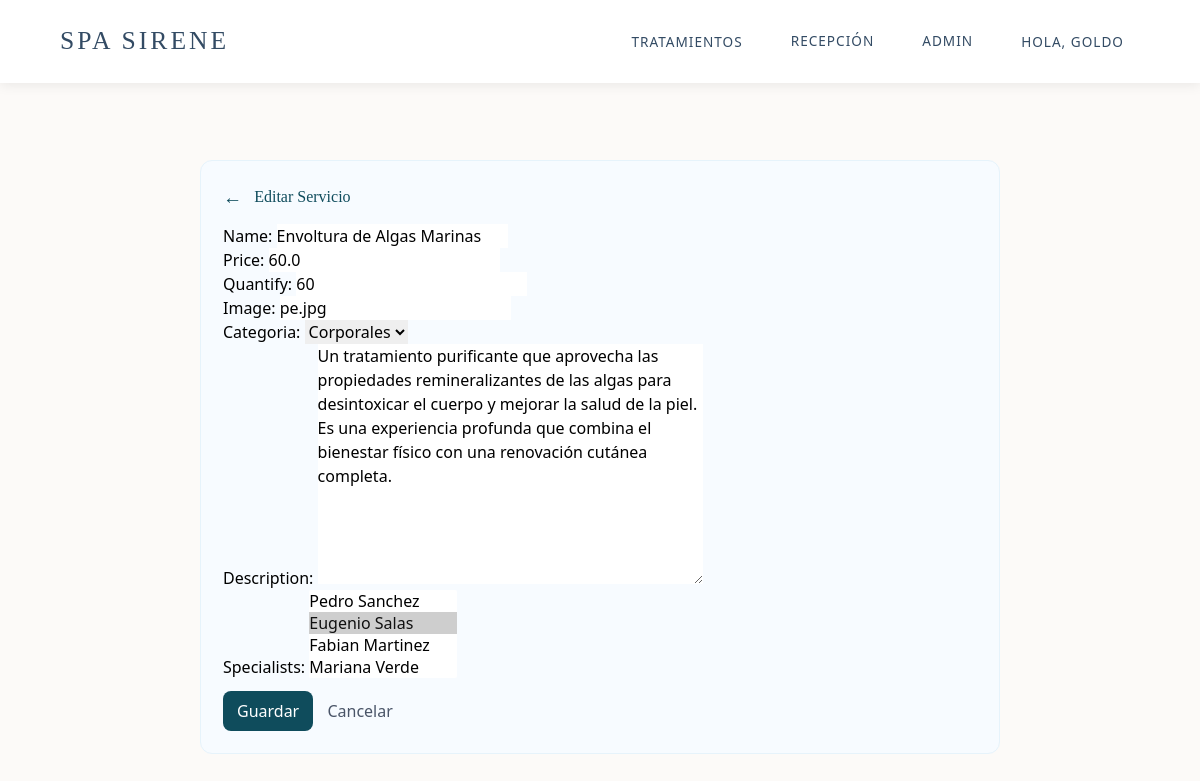
The app's page /spa/admin-panel/services/6/edit/ (signed in) with its own data.
### coffee/models.py (models this page shows, shortened)
class Servicio(models.Model):
    CATEGORY_CHOICES = [
        ('FACIAL', 'Faciales'),
        ('CORPORAL', 'Corporales'),
    ]
    name = models.CharField(max_length=255)
    price = models.FloatField()
    quantify = models.IntegerField()  # Representa la duración en minutos
    image = models.CharField(max_length=2083)
    categoria = models.CharField(max_length=20, choices=CATEGORY_CHOICES, default='FACIAL')
    description = models.TextField(null=True, blank=True)
    specialist = models.CharField(max_length=255, null=True, blank=True)
    specialists = models.ManyToManyField('Specialist', blank=True, related_name='services')

class Specialist(models.Model):
    name = models.CharField(max_length=255)
    available = models.BooleanField(default=True)
    email = models.EmailField(null=True, blank=True)
    class Meta:
        verbose_name = 'Specialist'
        verbose_name_plural = 'Specialists'
    def __str__(self):
        return self.name

### coffee/views.py (the view)
# urls.py: path('admin-panel/services/<int:pk>/edit/', views.admin_service_edit, name='admin_service_edit'),
@login_required
@group_required('AdminSuperior')
def admin_service_edit(request, pk):
    serv = get_object_or_404(Servicio, pk=pk)
    if request.method == 'POST':
        form = ServicioForm(request.POST, instance=serv)
        if form.is_valid():
            form.save()
            messages.success(request, 'Servicio actualizado.')
            return redirect('admin_services_list')
    else:
        form = ServicioForm(instance=serv)
    return render(request, 'admin/service_form.html', {'form': form, 'servicio': serv})

### coffee/forms.py
class ServicioForm(forms.ModelForm):
    class Meta:
        model = Servicio
        fields = ['name', 'price', 'quantify', 'image', 'categoria', 'description', 'specialists']

### coffee/context_processors.py (called while the page is built)
def role_flags(request):
    user = getattr(request, 'user', None)
    is_receptionist = False
    is_admin_superior = False
    try:
        if user and user.is_authenticated:
            if user.is_superuser or user.is_staff:
                is_receptionist = user.is_superuser or ('receptionist' in [g.lower() for g in user.groups.values_list('name', flat=True)])
                is_admin_superior = True
            else:
                groups = [g.lower() for g in user.groups.values_list('name', flat=True)]
                is_receptionist = 'receptionist' in groups or 'recepcionista' in groups
                is_admin_superior = 'adminsuperior' in groups or 'admin_superior' in groups
    except Exception:
        pass
    return {'is_receptionist': is_receptionist, 'is_admin_superior': is_admin_superior}

### coffee/views.py (called while the page is built)
def in_group(user, group_name):
    if not user or not user.is_authenticated:
        return False
    if user.is_superuser:
        return True
    return user.groups.filter(name=group_name).exists()

def group_required(group_name):
    return user_passes_test(lambda u: in_group(u, group_name))

### coffee/templates/admin/service_form.html (shortened to what this page needs)
{% extends 'base.html' %}
{% block content %}
<div style="max-width:800px;margin:60px auto;padding:22px;background:#f7fbff;border-radius:12px;border:1px solid #e6f3fb;">
    <div style="display:flex;align-items:center;justify-content:space-between;">
        <div style="display:flex;align-items:center;gap:12px;">
            <a href="{% url 'admin_services_list' %}" style="text-decoration:none;color:#0f4c5c;font-size:1.2rem;">←</a>
            <h2 style="color:#0f4c5c;font-family:'Playfair Display', serif;margin:0;">{% if servicio %}Editar{% else %}Agregar{% endif %} Servicio</h2>
        </div>
    </div>
    <form method="post" style="margin-top:12px;">
        {{ form.as_p }}
        <div style="margin-top:12px;">
            <button type="submit" style="background:#0f4c5c;color:white;padding:8px 14px;border-radius:8px;border:none;">Guardar</button>
            <a href="{% url 'admin_services_list' %}" style="margin-left:10px;color:#4a5568;">Cancelar</a>
        </div>
    </form>
</div>
{% endblock %}

### coffee/templates/base.html (shortened to what this page needs)
<!doctype html>
<html lang="es">
{% load static %}
<head>
    <link rel="stylesheet" href="{% static 'css/styles.css' %}">
    <script src="https://cdn.tailwindcss.com"></script>
</head>
<body>
    <nav class="nav-sirene">
        <a href="{% url 'index' %}" class="brand">SPA SIRENE</a>
        <div class="nav-links">
            <div class="nav-item has-dropdown">
                <a href="{% url 'home' %}" class="nav-link">Tratamientos</a>
            </div>
            {% if user.is_authenticated %}
                {% if is_receptionist %}
                    <a href="{% url 'reception_dashboard' %}" class="nav-link">Recepción</a>
                {% endif %}
                {% if is_admin_superior %}
                    <a href="{% url 'admin_dashboard' %}" class="nav-link">Admin</a>
                {% endif %}
                <div class="nav-item has-dropdown">
                    <a class="nav-link">Hola, {{ user.first_name|default:user.username }}</a>
                </div>
            {% else %}
                <a href="{% url 'login' %}" class="nav-link">Login</a>
                <a href="{% url 'register' %}" class="nav-button">Registro</a>
            {% endif %}
        </div>
    </nav>
    <main>
        {% block content %}{% endblock %}
    </main>
</body>
</html>

### static/css/styles.css (style rules this page uses)
* { margin: 0; padding: 0; box-sizing: border-box; font-family: 'Segoe UI', sans-serif; }
body { min-height: 100vh; overflow-x: hidden; background-color: #fff; }

### coffee/templates/base.html (style rules this page uses)
:root { --rain-boots: #334B64; --blanco: #ffffff; --text-soft: #4b5563; }
* { box-sizing: border-box; margin: 0; padding: 0; }
html, body { margin: 0; padding: 0; width: 100%; min-height: 100vh; background-color: #fcfaf8; font-family: 'Poppins', sans-serif; }
body:not(:has(.full-hero)) { padding-top: 100px; }
.nav-sirene { position: absolute; top: 0; left: 0; width: 100%; background: var(--blanco); padding: 1.2rem 5%; display: flex; justify-content: space-between; align-items: center; box-shadow: 0 2px 12px rgba(0,0,0,0.08); z-index: 1000; }
.brand { font-family: 'Playfair Display', serif; font-size: 1.6rem; letter-spacing: 3px; text-decoration: none; color: var(--rain-boots); text-transform: uppercase; }
.nav-links { display: flex; gap: 1rem; align-items: center; flex-wrap: wrap; }
.nav-link, .nav-button { text-decoration: none; color: var(--rain-boots); font-size: 0.85rem; font-weight: 500; letter-spacing: 1px; text-transform: uppercase; padding: 0.75rem 1rem; border-radius: 999px; }
.nav-item { position: relative; }
.has-dropdown > .nav-link { cursor: pointer; }
main { width: 100%; display: block; }

### records on screen
Servicio: name "Envoltura de Algas Marinas", price "60.0", quantify "60", image "pe.jpg", categoria "Corporales", description "Un tratamiento purificante que aprovecha las propiedades remineralizantes de las algas para desintoxicar el cuerpo y mejorar la salud de la piel. Es una experiencia profunda que combina el bienestar físico con una renovación cutánea completa."

### other values on screen
{{ user.first_name|default:user.username }} "GOLDO"
